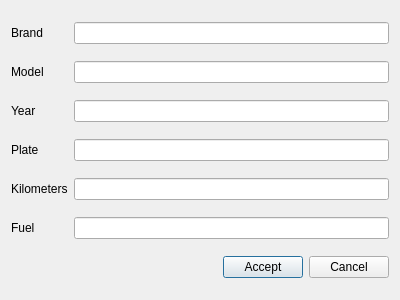
<?xml version="1.0" encoding="UTF-8"?>
<ui version="4.0">
 <class>Dialog</class>
 <widget class="QDialog" name="Dialog">
  <property name="geometry">
   <rect>
    <x>0</x>
    <y>0</y>
    <width>400</width>
    <height>300</height>
   </rect>
  </property>
  <property name="windowTitle">
   <string>Dialog</string>
  </property>
  <layout class="QGridLayout" name="gridLayout">
   <item row="1" column="0">
    <widget class="QLabel" name="label_2">
     <property name="text">
      <string>Model</string>
     </property>
    </widget>
   </item>
   <item row="1" column="1">
    <widget class="QLineEdit" name="lineEdit_2"/>
   </item>
   <item row="2" column="0">
    <widget class="QLabel" name="label_3">
     <property name="text">
      <string>Year</string>
     </property>
    </widget>
   </item>
   <item row="3" column="0">
    <widget class="QLabel" name="label_4">
     <property name="text">
      <string>Plate</string>
     </property>
    </widget>
   </item>
   <item row="2" column="1">
    <widget class="QLineEdit" name="lineEdit_3"/>
   </item>
   <item row="3" column="1">
    <widget class="QLineEdit" name="lineEdit_4"/>
   </item>
   <item row="5" column="0">
    <widget class="QLabel" name="label_5">
     <property name="text">
      <string>Fuel</string>
     </property>
    </widget>
   </item>
   <item row="5" column="1">
    <widget class="QLineEdit" name="lineEdit_5"/>
   </item>
   <item row="0" column="0">
    <widget class="QLabel" name="label">
     <property name="text">
      <string>Brand</string>
     </property>
    </widget>
   </item>
   <item row="0" column="1">
    <widget class="QLineEdit" name="lineEdit"/>
   </item>
   <item row="6" column="0" colspan="2">
    <layout class="QHBoxLayout" name="horizontalLayout">
     <item>
      <spacer name="horizontalSpacer">
       <property name="orientation">
        <enum>Qt::Horizontal</enum>
       </property>
       <property name="sizeHint" stdset="0">
        <size>
         <width>40</width>
         <height>20</height>
        </size>
       </property>
      </spacer>
     </item>
     <item>
      <widget class="QPushButton" name="pushButton_2">
       <property name="text">
        <string>Accept</string>
       </property>
      </widget>
     </item>
     <item>
      <widget class="QPushButton" name="pushButton">
       <property name="text">
        <string>Cancel</string>
       </property>
      </widget>
     </item>
    </layout>
   </item>
   <item row="4" column="0">
    <widget class="QLabel" name="label_6">
     <property name="text">
      <string>Kilometers</string>
     </property>
    </widget>
   </item>
   <item row="4" column="1">
    <widget class="QLineEdit" name="lineEdit_6"/>
   </item>
  </layout>
 </widget>
 <resources/>
 <connections/>
</ui>
